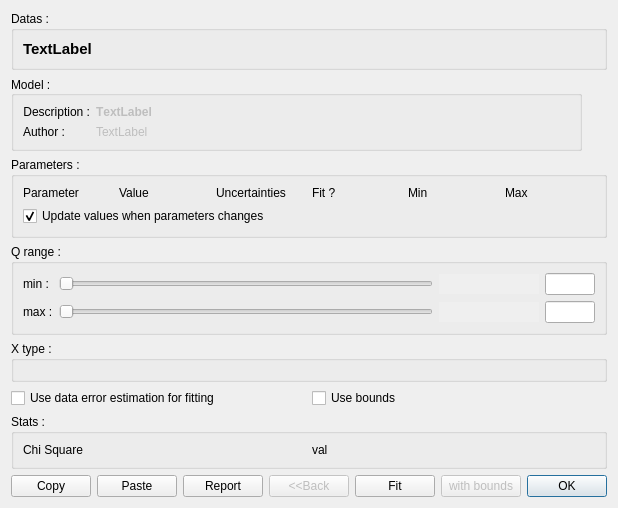
<?xml version="1.0" encoding="UTF-8"?>
<ui version="4.0">
 <class>dlgModel</class>
 <widget class="QDialog" name="dlgModel">
  <property name="windowModality">
   <enum>Qt::NonModal</enum>
  </property>
  <property name="geometry">
   <rect>
    <x>0</x>
    <y>0</y>
    <width>682</width>
    <height>525</height>
   </rect>
  </property>
  <property name="windowTitle">
   <string>Dialog</string>
  </property>
  <layout class="QVBoxLayout" name="verticalLayout">
   <property name="sizeConstraint">
    <enum>QLayout::SetFixedSize</enum>
   </property>
   <item>
    <widget class="QGroupBox" name="groupBox_2">
     <property name="title">
      <string>Datas :</string>
     </property>
     <layout class="QVBoxLayout" name="verticalLayout_4">
      <item>
       <widget class="QLabel" name="labelDatas">
        <property name="font">
         <font>
          <pointsize>11</pointsize>
          <weight>75</weight>
          <italic>false</italic>
          <bold>true</bold>
         </font>
        </property>
        <property name="text">
         <string>TextLabel</string>
        </property>
       </widget>
      </item>
     </layout>
    </widget>
   </item>
   <item>
    <widget class="QGroupBox" name="groupBox">
     <property name="minimumSize">
      <size>
       <width>0</width>
       <height>70</height>
      </size>
     </property>
     <property name="maximumSize">
      <size>
       <width>571</width>
       <height>95</height>
      </size>
     </property>
     <property name="title">
      <string>Model :</string>
     </property>
     <property name="alignment">
      <set>Qt::AlignLeading|Qt::AlignLeft|Qt::AlignVCenter</set>
     </property>
     <layout class="QFormLayout" name="formLayout">
      <item row="0" column="0">
       <widget class="QLabel" name="label_3">
        <property name="text">
         <string>Description :</string>
        </property>
        <property name="alignment">
         <set>Qt::AlignRight|Qt::AlignTrailing|Qt::AlignVCenter</set>
        </property>
       </widget>
      </item>
      <item row="0" column="1">
       <widget class="QLabel" name="labelDescription">
        <property name="enabled">
         <bool>false</bool>
        </property>
        <property name="palette">
         <palette>
          <active>
           <colorrole role="Mid">
            <brush brushstyle="SolidPattern">
             <color alpha="255">
              <red>170</red>
              <green>0</green>
              <blue>0</blue>
             </color>
            </brush>
           </colorrole>
           <colorrole role="Text">
            <brush brushstyle="SolidPattern">
             <color alpha="255">
              <red>170</red>
              <green>0</green>
              <blue>0</blue>
             </color>
            </brush>
           </colorrole>
          </active>
          <inactive>
           <colorrole role="Mid">
            <brush brushstyle="SolidPattern">
             <color alpha="255">
              <red>170</red>
              <green>0</green>
              <blue>0</blue>
             </color>
            </brush>
           </colorrole>
           <colorrole role="Text">
            <brush brushstyle="SolidPattern">
             <color alpha="255">
              <red>170</red>
              <green>0</green>
              <blue>0</blue>
             </color>
            </brush>
           </colorrole>
          </inactive>
          <disabled>
           <colorrole role="Mid">
            <brush brushstyle="SolidPattern">
             <color alpha="255">
              <red>170</red>
              <green>0</green>
              <blue>0</blue>
             </color>
            </brush>
           </colorrole>
           <colorrole role="Text">
            <brush brushstyle="SolidPattern">
             <color alpha="255">
              <red>120</red>
              <green>120</green>
              <blue>120</blue>
             </color>
            </brush>
           </colorrole>
          </disabled>
         </palette>
        </property>
        <property name="font">
         <font>
          <weight>75</weight>
          <bold>true</bold>
          <kerning>false</kerning>
         </font>
        </property>
        <property name="text">
         <string>TextLabel</string>
        </property>
       </widget>
      </item>
      <item row="1" column="0">
       <widget class="QLabel" name="label_5">
        <property name="text">
         <string>Author :</string>
        </property>
        <property name="alignment">
         <set>Qt::AlignRight|Qt::AlignTrailing|Qt::AlignVCenter</set>
        </property>
       </widget>
      </item>
      <item row="1" column="1">
       <widget class="QLabel" name="labelAuthor">
        <property name="enabled">
         <bool>false</bool>
        </property>
        <property name="text">
         <string>TextLabel</string>
        </property>
       </widget>
      </item>
     </layout>
    </widget>
   </item>
   <item>
    <widget class="QGroupBox" name="gbParameters">
     <property name="title">
      <string>Parameters :</string>
     </property>
     <layout class="QVBoxLayout" name="verticalLayout_3">
      <item>
       <layout class="QGridLayout" name="gridParameters">
        <item row="0" column="1">
         <widget class="QLabel" name="label_6">
          <property name="text">
           <string>Value</string>
          </property>
         </widget>
        </item>
        <item row="0" column="4">
         <widget class="QLabel" name="label_8">
          <property name="text">
           <string>Min</string>
          </property>
         </widget>
        </item>
        <item row="0" column="5">
         <widget class="QLabel" name="label_9">
          <property name="text">
           <string>Max</string>
          </property>
         </widget>
        </item>
        <item row="0" column="0">
         <widget class="QLabel" name="label_4">
          <property name="text">
           <string>Parameter</string>
          </property>
         </widget>
        </item>
        <item row="0" column="3">
         <widget class="QLabel" name="label_7">
          <property name="text">
           <string>Fit ?</string>
          </property>
         </widget>
        </item>
        <item row="0" column="2">
         <widget class="QLabel" name="label_11">
          <property name="text">
           <string>Uncertainties</string>
          </property>
         </widget>
        </item>
       </layout>
      </item>
      <item>
       <widget class="QCheckBox" name="updateFit">
        <property name="text">
         <string>Update values when parameters changes</string>
        </property>
        <property name="checked">
         <bool>true</bool>
        </property>
       </widget>
      </item>
     </layout>
    </widget>
   </item>
   <item>
    <widget class="QGroupBox" name="groupBox_3">
     <property name="title">
      <string>Q range :</string>
     </property>
     <layout class="QGridLayout" name="gridLayout">
      <item row="0" column="1">
       <layout class="QGridLayout" name="gridLayout_3">
        <item row="0" column="0">
         <widget class="QLabel" name="label">
          <property name="text">
           <string>min :</string>
          </property>
         </widget>
        </item>
        <item row="1" column="1">
         <widget class="QSlider" name="sliderQmax">
          <property name="orientation">
           <enum>Qt::Horizontal</enum>
          </property>
         </widget>
        </item>
        <item row="1" column="0">
         <widget class="QLabel" name="label_2">
          <property name="text">
           <string>max :</string>
          </property>
         </widget>
        </item>
        <item row="0" column="1">
         <widget class="QSlider" name="sliderQmin">
          <property name="orientation">
           <enum>Qt::Horizontal</enum>
          </property>
         </widget>
        </item>
        <item row="0" column="2">
         <widget class="QLineEdit" name="editQmin">
          <property name="enabled">
           <bool>false</bool>
          </property>
          <property name="sizePolicy">
           <sizepolicy hsizetype="Fixed" vsizetype="Fixed">
            <horstretch>0</horstretch>
            <verstretch>0</verstretch>
           </sizepolicy>
          </property>
          <property name="minimumSize">
           <size>
            <width>50</width>
            <height>0</height>
           </size>
          </property>
          <property name="maximumSize">
           <size>
            <width>100</width>
            <height>16777215</height>
           </size>
          </property>
          <property name="font">
           <font>
            <kerning>true</kerning>
           </font>
          </property>
          <property name="frame">
           <bool>false</bool>
          </property>
         </widget>
        </item>
        <item row="1" column="2">
         <widget class="QLineEdit" name="editQmax">
          <property name="enabled">
           <bool>false</bool>
          </property>
          <property name="sizePolicy">
           <sizepolicy hsizetype="Fixed" vsizetype="Fixed">
            <horstretch>0</horstretch>
            <verstretch>0</verstretch>
           </sizepolicy>
          </property>
          <property name="minimumSize">
           <size>
            <width>50</width>
            <height>0</height>
           </size>
          </property>
          <property name="maximumSize">
           <size>
            <width>100</width>
            <height>16777215</height>
           </size>
          </property>
          <property name="frame">
           <bool>false</bool>
          </property>
         </widget>
        </item>
        <item row="0" column="3">
         <widget class="QLineEdit" name="editQminVal">
          <property name="minimumSize">
           <size>
            <width>30</width>
            <height>0</height>
           </size>
          </property>
          <property name="maximumSize">
           <size>
            <width>50</width>
            <height>16777215</height>
           </size>
          </property>
         </widget>
        </item>
        <item row="1" column="3">
         <widget class="QLineEdit" name="editQmaxVal">
          <property name="maximumSize">
           <size>
            <width>50</width>
            <height>16777215</height>
           </size>
          </property>
         </widget>
        </item>
       </layout>
      </item>
     </layout>
    </widget>
   </item>
   <item>
    <widget class="QGroupBox" name="groupPlotExp">
     <property name="title">
      <string>X type :</string>
     </property>
     <layout class="QVBoxLayout" name="verticalLayout_2">
      <item>
       <layout class="QGridLayout" name="gridLayoutPlotExp"/>
      </item>
     </layout>
    </widget>
   </item>
   <item>
    <layout class="QHBoxLayout" name="horizontalLayout_2">
     <property name="topMargin">
      <number>0</number>
     </property>
     <item>
      <widget class="QCheckBox" name="chkUseError">
       <property name="text">
        <string>Use data error estimation for fitting</string>
       </property>
      </widget>
     </item>
     <item>
      <widget class="QCheckBox" name="chkUseBounds">
       <property name="text">
        <string>Use bounds</string>
       </property>
      </widget>
     </item>
    </layout>
   </item>
   <item>
    <widget class="QGroupBox" name="groupBox_4">
     <property name="title">
      <string>Stats :</string>
     </property>
     <layout class="QHBoxLayout" name="horizontalLayout">
      <item>
       <widget class="QLabel" name="label_10">
        <property name="text">
         <string>Chi Square</string>
        </property>
       </widget>
      </item>
      <item>
       <widget class="QLabel" name="lblChi">
        <property name="text">
         <string>val</string>
        </property>
       </widget>
      </item>
     </layout>
    </widget>
   </item>
   <item>
    <layout class="QGridLayout" name="gridLayout_4">
     <item row="0" column="2">
      <widget class="QPushButton" name="btnPaste">
       <property name="text">
        <string>Paste</string>
       </property>
      </widget>
     </item>
     <item row="0" column="1">
      <widget class="QPushButton" name="btnCopy">
       <property name="text">
        <string>Copy</string>
       </property>
      </widget>
     </item>
     <item row="0" column="8">
      <widget class="QDialogButtonBox" name="buttonBox">
       <property name="layoutDirection">
        <enum>Qt::LeftToRight</enum>
       </property>
       <property name="orientation">
        <enum>Qt::Horizontal</enum>
       </property>
       <property name="standardButtons">
        <set>QDialogButtonBox::Ok</set>
       </property>
       <property name="centerButtons">
        <bool>false</bool>
       </property>
      </widget>
     </item>
     <item row="0" column="6">
      <widget class="QPushButton" name="btnFitBounds">
       <property name="enabled">
        <bool>false</bool>
       </property>
       <property name="text">
        <string>with bounds</string>
       </property>
      </widget>
     </item>
     <item row="0" column="4">
      <widget class="QPushButton" name="btnBack">
       <property name="enabled">
        <bool>false</bool>
       </property>
       <property name="text">
        <string>&lt;&lt;Back</string>
       </property>
      </widget>
     </item>
     <item row="0" column="3">
      <widget class="QPushButton" name="btnReport">
       <property name="text">
        <string>Report</string>
       </property>
      </widget>
     </item>
     <item row="0" column="5">
      <widget class="QPushButton" name="btnFitLMFIT">
       <property name="text">
        <string>Fit</string>
       </property>
      </widget>
     </item>
    </layout>
   </item>
  </layout>
 </widget>
 <resources/>
 <connections>
  <connection>
   <sender>buttonBox</sender>
   <signal>accepted()</signal>
   <receiver>dlgModel</receiver>
   <slot>accept()</slot>
   <hints>
    <hint type="sourcelabel">
     <x>248</x>
     <y>254</y>
    </hint>
    <hint type="destinationlabel">
     <x>157</x>
     <y>274</y>
    </hint>
   </hints>
  </connection>
  <connection>
   <sender>buttonBox</sender>
   <signal>rejected()</signal>
   <receiver>dlgModel</receiver>
   <slot>reject()</slot>
   <hints>
    <hint type="sourcelabel">
     <x>316</x>
     <y>260</y>
    </hint>
    <hint type="destinationlabel">
     <x>286</x>
     <y>274</y>
    </hint>
   </hints>
  </connection>
 </connections>
</ui>
